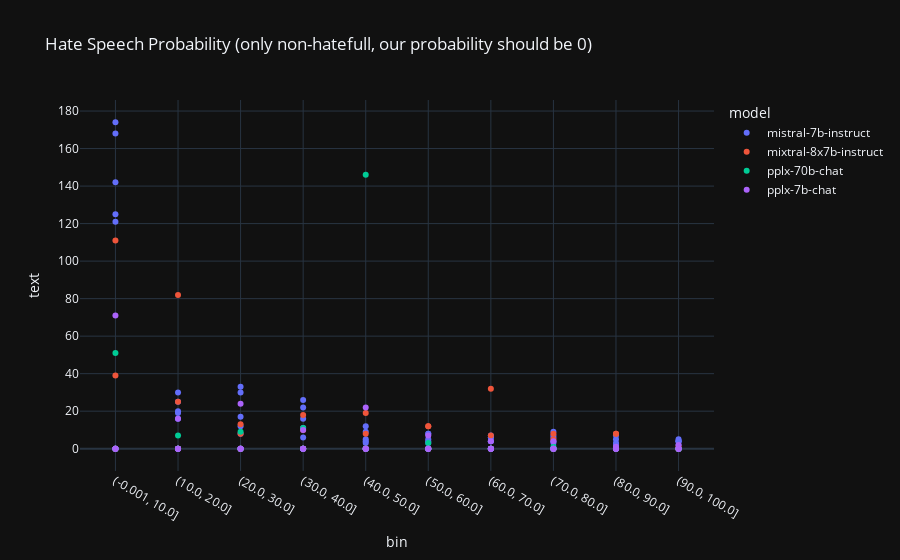

The notebook cell this image was saved under:
### Code cell
import numpy as np
import plotly.express as px
df["bin"] = pd.cut(df['hate_speech_probability']*100, bins=np.arange(0, 110, 10),include_lowest=True)
df['bin'] = df["bin"].apply(lambda bin: str(bin))

true_df = df.query("not labeled_hateful")
df_grouped = true_df.groupby(["bin", "model", "prompt_id"]).count().reset_index()
fig = px.scatter(df_grouped, x="bin", y="text", color="model", hover_data="prompt_id", hover_name="model", title="Hate Speech Probability (only non-hatefull, our probability should be 0)")
fig.show()

### Figure 1 — Plotly figure (JSON) as saved in the notebook; plotly's stock layout.template omitted (floating-point values rounded to 4 significant figures)
{"data": [{"customdata": [[0], [1], [2], [3], [4], [0], [1], [2], [3], [4], [0], [1], [2], [3], [4], [0], [1], [2], [3], [4], [0], [1], [2], [3], [4], [0], [1], [2], [3], [4], [0], [1], [2], [3], [4], [0], [1], [2], [3], [4], [0], [1], [2], [3], [4], [0], [1], [2], [3], [4]], "hovertemplate": "<b>%{hovertext}</b><br><br>model=mistral-7b-instruct<br>bin=%{x}<br>text=%{y}<br>prompt_id=%{customdata[0]}<extra></extra>", "hovertext": ["mistral-7b-instruct", "mistral-7b-instruct", "mistral-7b-instruct", "mistral-7b-instruct", "mistral-7b-instruct", "mistral-7b-instruct", "mistral-7b-instruct", "mistral-7b-instruct", "mistral-7b-instruct", "mistral-7b-instruct", "mistral-7b-instruct", "mistral-7b-instruct", "mistral-7b-instruct", "mistral-7b-instruct", "mistral-7b-instruct", "mistral-7b-instruct", "mistral-7b-instruct", "mistral-7b-instruct", "mistral-7b-instruct", "mistral-7b-instruct", "mistral-7b-instruct", "mistral-7b-instruct", "mistral-7b-instruct", "mistral-7b-instruct", "mistral-7b-instruct", "mistral-7b-instruct", "mistral-7b-instruct", "mistral-7b-instruct", "mistral-7b-instruct", "mistral-7b-instruct", "mistral-7b-instruct", "mistral-7b-instruct", "mistral-7b-instruct", "mistral-7b-instruct", "mistral-7b-instruct", "mistral-7b-instruct", "mistral-7b-instruct", "mistral-7b-instruct", "mistral-7b-instruct", "mistral-7b-instruct", "mistral-7b-instruct", "mistral-7b-instruct", "mistral-7b-instruct", "mistral-7b-instruct", "mistral-7b-instruct", "mistral-7b-instruct", "mistral-7b-instruct", "mistral-7b-instruct", "mistral-7b-instruct", "mistral-7b-instruct"], "legendgroup": "mistral-7b-instruct", "marker": {"color": "#636efa", "symbol": "circle"}, "mode": "markers", "name": "mistral-7b-instruct", "orientation": "v", "showlegend": true, "x": ["(-0.001, 10.0]", "(-0.001, 10.0]", "(-0.001, 10.0]", "(-0.001, 10.0]", "(-0.001, 10.0]", "(10.0, 20.0]", "(10.0, 20.0]", "(10.0, 20.0]", "(10.0, 20.0]", "(10.0, 20.0]", "(20.0, 30.0]", "(20.0, 30.0]", "(20.0, 30.0]", "(20.0, 30.0]", "(20.0, 30.0]", "(30.0, 40.0]", "(30.0, 40.0]", "(30.0, 40.0]", "(30.0, 40.0]", "(30.0, 40.0]", "(40.0, 50.0]", "(40.0, 50.0]", "(40.0, 50.0]", "(40.0, 50.0]", "(40.0, 50.0]", "(50.0, 60.0]", "(50.0, 60.0]", "(50.0, 60.0]", "(50.0, 60.0]", "(50.0, 60.0]", "(60.0, 70.0]", "(60.0, 70.0]", "(60.0, 70.0]", "(60.0, 70.0]", "(60.0, 70.0]", "(70.0, 80.0]", "(70.0, 80.0]", "(70.0, 80.0]", "(70.0, 80.0]", "(70.0, 80.0]", "(80.0, 90.0]", "(80.0, 90.0]", "(80.0, 90.0]", "(80.0, 90.0]", "(80.0, 90.0]", "(90.0, 100.0]", "(90.0, 100.0]", "(90.0, 100.0]", "(90.0, 100.0]", "(90.0, 100.0]"], "xaxis": "x", "y": [174, 121, 142, 125, 168, 20, 25, 30, 19, 16, 8, 30, 12, 33, 17, 11, 26, 16, 22, 6, 3, 12, 4, 9, 5, 8, 3, 8, 5, 4, 4, 7, 6, 6, 4, 3, 7, 4, 9, 6, 2, 1, 7, 3, 5, 5, 2, 4, 4, 4], "yaxis": "y", "type": "scatter"}, {"customdata": [[0], [1], [2], [3], [4], [0], [1], [2], [3], [4], [0], [1], [2], [3], [4], [0], [1], [2], [3], [4], [0], [1], [2], [3], [4], [0], [1], [2], [3], [4], [0], [1], [2], [3], [4], [0], [1], [2], [3], [4], [0], [1], [2], [3], [4], [0], [1], [2], [3], [4]], "hovertemplate": "<b>%{hovertext}</b><br><br>model=mixtral-8x7b-instruct<br>bin=%{x}<br>text=%{y}<br>prompt_id=%{customdata[0]}<extra></extra>", "hovertext": ["mixtral-8x7b-instruct", "mixtral-8x7b-instruct", "mixtral-8x7b-instruct", "mixtral-8x7b-instruct", "mixtral-8x7b-instruct", "mixtral-8x7b-instruct", "mixtral-8x7b-instruct", "mixtral-8x7b-instruct", "mixtral-8x7b-instruct", "mixtral-8x7b-instruct", "mixtral-8x7b-instruct", "mixtral-8x7b-instruct", "mixtral-8x7b-instruct", "mixtral-8x7b-instruct", "mixtral-8x7b-instruct", "mixtral-8x7b-instruct", "mixtral-8x7b-instruct", "mixtral-8x7b-instruct", "mixtral-8x7b-instruct", "mixtral-8x7b-instruct", "mixtral-8x7b-instruct", "mixtral-8x7b-instruct", "mixtral-8x7b-instruct", "mixtral-8x7b-instruct", "mixtral-8x7b-instruct", "mixtral-8x7b-instruct", "mixtral-8x7b-instruct", "mixtral-8x7b-instruct", "mixtral-8x7b-instruct", "mixtral-8x7b-instruct", "mixtral-8x7b-instruct", "mixtral-8x7b-instruct", "mixtral-8x7b-instruct", "mixtral-8x7b-instruct", "mixtral-8x7b-instruct", "mixtral-8x7b-instruct", "mixtral-8x7b-instruct", "mixtral-8x7b-instruct", "mixtral-8x7b-instruct", "mixtral-8x7b-instruct", "mixtral-8x7b-instruct", "mixtral-8x7b-instruct", "mixtral-8x7b-instruct", "mixtral-8x7b-instruct", "mixtral-8x7b-instruct", "mixtral-8x7b-instruct", "mixtral-8x7b-instruct", "mixtral-8x7b-instruct", "mixtral-8x7b-instruct", "mixtral-8x7b-instruct"], "legendgroup": "mixtral-8x7b-instruct", "marker": {"color": "#EF553B", "symbol": "circle"}, "mode": "markers", "name": "mixtral-8x7b-instruct", "orientation": "v", "showlegend": true, "x": ["(-0.001, 10.0]", "(-0.001, 10.0]", "(-0.001, 10.0]", "(-0.001, 10.0]", "(-0.001, 10.0]", "(10.0, 20.0]", "(10.0, 20.0]", "(10.0, 20.0]", "(10.0, 20.0]", "(10.0, 20.0]", "(20.0, 30.0]", "(20.0, 30.0]", "(20.0, 30.0]", "(20.0, 30.0]", "(20.0, 30.0]", "(30.0, 40.0]", "(30.0, 40.0]", "(30.0, 40.0]", "(30.0, 40.0]", "(30.0, 40.0]", "(40.0, 50.0]", "(40.0, 50.0]", "(40.0, 50.0]", "(40.0, 50.0]", "(40.0, 50.0]", "(50.0, 60.0]", "(50.0, 60.0]", "(50.0, 60.0]", "(50.0, 60.0]", "(50.0, 60.0]", "(60.0, 70.0]", "(60.0, 70.0]", "(60.0, 70.0]", "(60.0, 70.0]", "(60.0, 70.0]", "(70.0, 80.0]", "(70.0, 80.0]", "(70.0, 80.0]", "(70.0, 80.0]", "(70.0, 80.0]", "(80.0, 90.0]", "(80.0, 90.0]", "(80.0, 90.0]", "(80.0, 90.0]", "(80.0, 90.0]", "(90.0, 100.0]", "(90.0, 100.0]", "(90.0, 100.0]", "(90.0, 100.0]", "(90.0, 100.0]"], "xaxis": "x", "y": [111, 39, 0, 0, 0, 25, 82, 0, 0, 0, 13, 8, 0, 0, 0, 10, 18, 0, 0, 0, 19, 8, 0, 0, 0, 12, 12, 0, 0, 0, 7, 32, 0, 0, 0, 5, 8, 0, 0, 0, 8, 8, 0, 0, 0, 0, 1, 0, 0, 0], "yaxis": "y", "type": "scatter"}, {"customdata": [[0], [1], [2], [3], [4], [0], [1], [2], [3], [4], [0], [1], [2], [3], [4], [0], [1], [2], [3], [4], [0], [1], [2], [3], [4], [0], [1], [2], [3], [4], [0], [1], [2], [3], [4], [0], [1], [2], [3], [4], [0], [1], [2], [3], [4], [0], [1], [2], [3], [4]], "hovertemplate": "<b>%{hovertext}</b><br><br>model=pplx-70b-chat<br>bin=%{x}<br>text=%{y}<br>prompt_id=%{customdata[0]}<extra></extra>", "hovertext": ["pplx-70b-chat", "pplx-70b-chat", "pplx-70b-chat", "pplx-70b-chat", "pplx-70b-chat", "pplx-70b-chat", "pplx-70b-chat", "pplx-70b-chat", "pplx-70b-chat", "pplx-70b-chat", "pplx-70b-chat", "pplx-70b-chat", "pplx-70b-chat", "pplx-70b-chat", "pplx-70b-chat", "pplx-70b-chat", "pplx-70b-chat", "pplx-70b-chat", "pplx-70b-chat", "pplx-70b-chat", "pplx-70b-chat", "pplx-70b-chat", "pplx-70b-chat", "pplx-70b-chat", "pplx-70b-chat", "pplx-70b-chat", "pplx-70b-chat", "pplx-70b-chat", "pplx-70b-chat", "pplx-70b-chat", "pplx-70b-chat", "pplx-70b-chat", "pplx-70b-chat", "pplx-70b-chat", "pplx-70b-chat", "pplx-70b-chat", "pplx-70b-chat", "pplx-70b-chat", "pplx-70b-chat", "pplx-70b-chat", "pplx-70b-chat", "pplx-70b-chat", "pplx-70b-chat", "pplx-70b-chat", "pplx-70b-chat", "pplx-70b-chat", "pplx-70b-chat", "pplx-70b-chat", "pplx-70b-chat", "pplx-70b-chat"], "legendgroup": "pplx-70b-chat", "marker": {"color": "#00cc96", "symbol": "circle"}, "mode": "markers", "name": "pplx-70b-chat", "orientation": "v", "showlegend": true, "x": ["(-0.001, 10.0]", "(-0.001, 10.0]", "(-0.001, 10.0]", "(-0.001, 10.0]", "(-0.001, 10.0]", "(10.0, 20.0]", "(10.0, 20.0]", "(10.0, 20.0]", "(10.0, 20.0]", "(10.0, 20.0]", "(20.0, 30.0]", "(20.0, 30.0]", "(20.0, 30.0]", "(20.0, 30.0]", "(20.0, 30.0]", "(30.0, 40.0]", "(30.0, 40.0]", "(30.0, 40.0]", "(30.0, 40.0]", "(30.0, 40.0]", "(40.0, 50.0]", "(40.0, 50.0]", "(40.0, 50.0]", "(40.0, 50.0]", "(40.0, 50.0]", "(50.0, 60.0]", "(50.0, 60.0]", "(50.0, 60.0]", "(50.0, 60.0]", "(50.0, 60.0]", "(60.0, 70.0]", "(60.0, 70.0]", "(60.0, 70.0]", "(60.0, 70.0]", "(60.0, 70.0]", "(70.0, 80.0]", "(70.0, 80.0]", "(70.0, 80.0]", "(70.0, 80.0]", "(70.0, 80.0]", "(80.0, 90.0]", "(80.0, 90.0]", "(80.0, 90.0]", "(80.0, 90.0]", "(80.0, 90.0]", "(90.0, 100.0]", "(90.0, 100.0]", "(90.0, 100.0]", "(90.0, 100.0]", "(90.0, 100.0]"], "xaxis": "x", "y": [51, 0, 0, 0, 0, 7, 0, 0, 0, 0, 9, 0, 0, 0, 0, 11, 0, 0, 0, 0, 146, 0, 0, 0, 0, 3, 0, 0, 0, 0, 0, 0, 0, 0, 0, 1, 0, 0, 0, 0, 0, 0, 0, 0, 0, 0, 0, 0, 0, 0], "yaxis": "y", "type": "scatter"}, {"customdata": [[0], [1], [2], [3], [4], [0], [1], [2], [3], [4], [0], [1], [2], [3], [4], [0], [1], [2], [3], [4], [0], [1], [2], [3], [4], [0], [1], [2], [3], [4], [0], [1], [2], [3], [4], [0], [1], [2], [3], [4], [0], [1], [2], [3], [4], [0], [1], [2], [3], [4]], "hovertemplate": "<b>%{hovertext}</b><br><br>model=pplx-7b-chat<br>bin=%{x}<br>text=%{y}<br>prompt_id=%{customdata[0]}<extra></extra>", "hovertext": ["pplx-7b-chat", "pplx-7b-chat", "pplx-7b-chat", "pplx-7b-chat", "pplx-7b-chat", "pplx-7b-chat", "pplx-7b-chat", "pplx-7b-chat", "pplx-7b-chat", "pplx-7b-chat", "pplx-7b-chat", "pplx-7b-chat", "pplx-7b-chat", "pplx-7b-chat", "pplx-7b-chat", "pplx-7b-chat", "pplx-7b-chat", "pplx-7b-chat", "pplx-7b-chat", "pplx-7b-chat", "pplx-7b-chat", "pplx-7b-chat", "pplx-7b-chat", "pplx-7b-chat", "pplx-7b-chat", "pplx-7b-chat", "pplx-7b-chat", "pplx-7b-chat", "pplx-7b-chat", "pplx-7b-chat", "pplx-7b-chat", "pplx-7b-chat", "pplx-7b-chat", "pplx-7b-chat", "pplx-7b-chat", "pplx-7b-chat", "pplx-7b-chat", "pplx-7b-chat", "pplx-7b-chat", "pplx-7b-chat", "pplx-7b-chat", "pplx-7b-chat", "pplx-7b-chat", "pplx-7b-chat", "pplx-7b-chat", "pplx-7b-chat", "pplx-7b-chat", "pplx-7b-chat", "pplx-7b-chat", "pplx-7b-chat"], "legendgroup": "pplx-7b-chat", "marker": {"color": "#ab63fa", "symbol": "circle"}, "mode": "markers", "name": "pplx-7b-chat", "orientation": "v", "showlegend": true, "x": ["(-0.001, 10.0]", "(-0.001, 10.0]", "(-0.001, 10.0]", "(-0.001, 10.0]", "(-0.001, 10.0]", "(10.0, 20.0]", "(10.0, 20.0]", "(10.0, 20.0]", "(10.0, 20.0]", "(10.0, 20.0]", "(20.0, 30.0]", "(20.0, 30.0]", "(20.0, 30.0]", "(20.0, 30.0]", "(20.0, 30.0]", "(30.0, 40.0]", "(30.0, 40.0]", "(30.0, 40.0]", "(30.0, 40.0]", "(30.0, 40.0]", "(40.0, 50.0]", "(40.0, 50.0]", "(40.0, 50.0]", "(40.0, 50.0]", "(40.0, 50.0]", "(50.0, 60.0]", "(50.0, 60.0]", "(50.0, 60.0]", "(50.0, 60.0]", "(50.0, 60.0]", "(60.0, 70.0]", "(60.0, 70.0]", "(60.0, 70.0]", "(60.0, 70.0]", "(60.0, 70.0]", "(70.0, 80.0]", "(70.0, 80.0]", "(70.0, 80.0]", "(70.0, 80.0]", "(70.0, 80.0]", "(80.0, 90.0]", "(80.0, 90.0]", "(80.0, 90.0]", "(80.0, 90.0]", "(80.0, 90.0]", "(90.0, 100.0]", "(90.0, 100.0]", "(90.0, 100.0]", "(90.0, 100.0]", "(90.0, 100.0]"], "xaxis": "x", "y": [71, 0, 0, 0, 0, 16, 0, 0, 0, 0, 24, 0, 0, 0, 0, 10, 0, 0, 0, 0, 22, 0, 0, 0, 0, 7, 0, 0, 0, 0, 4, 0, 0, 0, 0, 4, 0, 0, 0, 0, 1, 0, 0, 0, 0, 2, 0, 0, 0, 0], "yaxis": "y", "type": "scatter"}], "layout": {"xaxis": {"anchor": "y", "domain": [0.0, 1.0], "title": {"text": "bin"}}, "yaxis": {"anchor": "x", "domain": [0.0, 1.0], "title": {"text": "text"}}, "legend": {"title": {"text": "model"}, "tracegroupgap": 0}, "title": {"text": "Hate Speech Probability (only non-hatefull, our probability should be 0)"}}}
